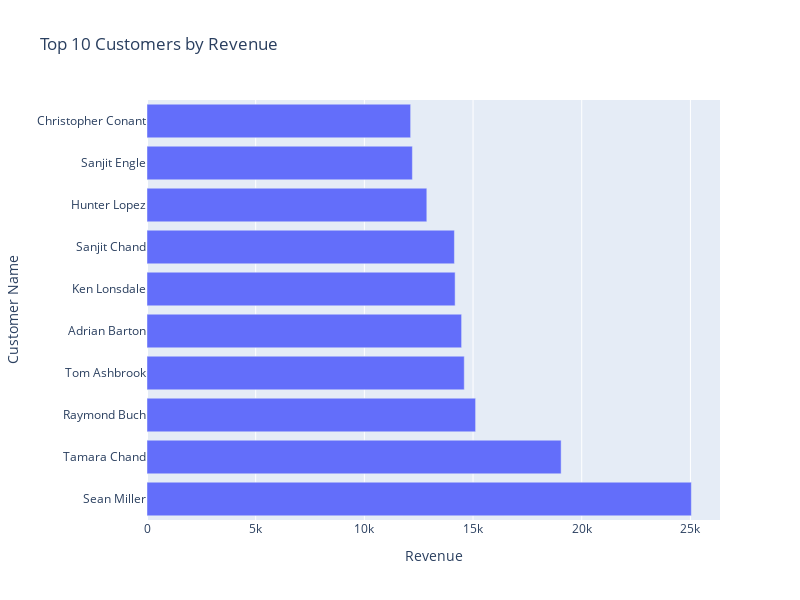

Notebook code for this chart:
### Code cell
import plotly.graph_objects as go
top_10_customers = customer_revenue[:10]

# Create the horizontal bar chart
fig = go.Figure(data=go.Bar(
    x=top_10_customers.values,
    y=top_10_customers.index,
    orientation='h'
))

# Customize the layout
fig.update_layout(
    title='Top 10 Customers by Revenue',
    xaxis_title='Revenue',
    yaxis_title='Customer Name',
    width=800,
    height=600,
)


fig.show()

### Figure 1 — Plotly figure (JSON) as saved in the notebook; plotly's stock layout.template omitted (floating-point values rounded to 4 significant figures)
{"data": [{"orientation": "h", "type": "bar", "x": [25040.0, 19050.0, 15120.0, 14600.0, 14470.0, 14180.0, 14140.0, 12870.0, 12210.0, 12130.0], "y": ["Sean Miller", "Tamara Chand", "Raymond Buch", "Tom Ashbrook", "Adrian Barton", "Ken Lonsdale", "Sanjit Chand", "Hunter Lopez", "Sanjit Engle", "Christopher Conant"]}], "layout": {"height": 600, "title": {"text": "Top 10 Customers by Revenue"}, "width": 800, "xaxis": {"title": {"text": "Revenue"}}, "yaxis": {"title": {"text": "Customer Name"}}}}
